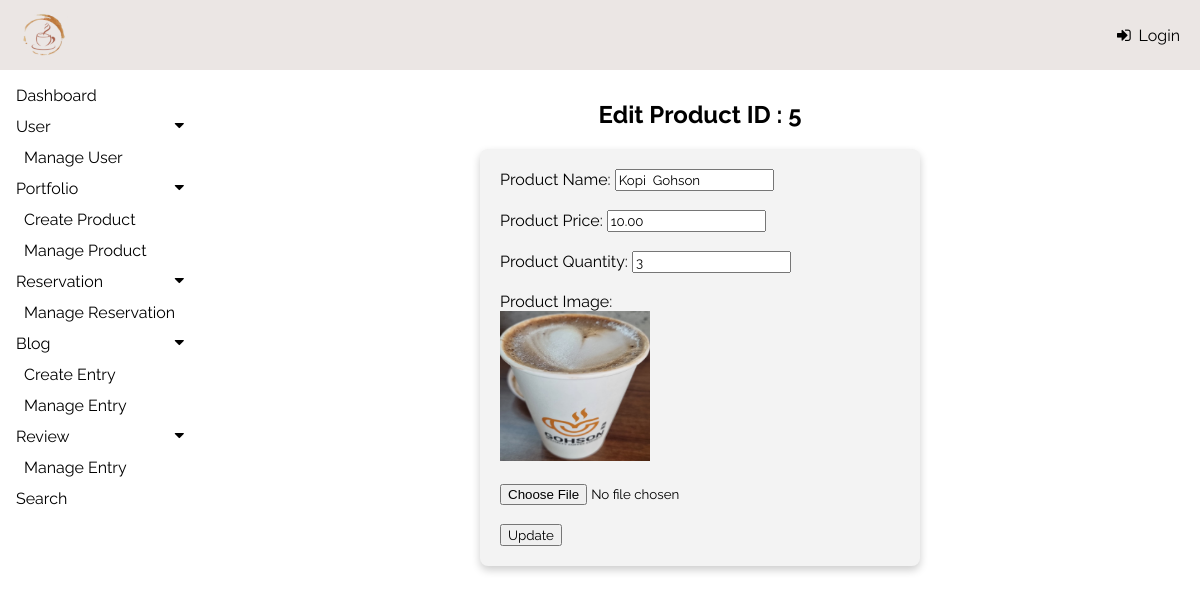
Page /admin/modules/product/editProduct.php?id=5 on the committed database.
### tables this page shows
CREATE TABLE `product` (
  `productID` int(11) NOT NULL,
  `productName` varchar(100) NOT NULL,
  `productImg` varchar(100) NOT NULL,
  `categoryID` int(11) NOT NULL,
  `productQty` int(11) NOT NULL,
  `productPrice` decimal(8,2) NOT NULL
);

### admin/modules/product/editProduct.php (the view, shortened to what this page needs)
<?php
include("../../../config/config.php");
if (isset($_GET['id'])) {
    $productID = intval($_GET['id']);
    $sql = "SELECT * FROM product WHERE productID = ?";
    $stmt = mysqli_prepare($conn, $sql);
    mysqli_stmt_bind_param($stmt, "i", $productID);
    mysqli_stmt_execute($stmt);
    $result = mysqli_stmt_get_result($stmt);
    if ($row = mysqli_fetch_assoc($result)) {
        $productName = $row['productName'];
        $productPrice = $row['productPrice'];
        $productQty = $row['productQty'];
        $productImg = $row['productImg'];
    } else {
        echo "Product not found.";
        exit;
    }
} else {
    echo "Invalid request.";
    exit;
}
?>
<!DOCTYPE html>
<html lang="en">
<head>
    <link rel="stylesheet" href="https://cdnjs.cloudflare.com/ajax/libs/font-awesome/4.7.0/css/font-awesome.min.css">
    <link rel="stylesheet" type="text/css" href="../../css/admin.css">
</head>
<body>
    <div class="topNav">
        <img src="../../img/icon.png" alt="Logo">
        <a href="login.php">
            <i class="fa fa-sign-in" style="font: size 12px;"></i> Login
        </a>
    </div>
    <?php
    include '../../includes/sideNav.php';
    ?>
    <div class="main">
        <h2 style="text-align: center;">Edit Product ID : <?= $productID ?></h2>
        <div class="rowform">
            <form action="" method="POST" enctype="multipart/form-data">
                <label for="productName">Product Name:</label>
                <input type="text" id="productName" name="productName" value="<?= htmlspecialchars($productName) ?>" required><br><br>
                <label for="productPrice">Product Price:</label>
                <input type="text" id="productPrice" name="productPrice" value="<?= htmlspecialchars($productPrice) ?>" required><br><br>
                <label for="productPrice">Product Quantity:</label>
                <input type="text" id="productQty" name="productQty" value="<?= htmlspecialchars($productQty) ?>" required><br><br>
                <label for="prod_image">Product Image:</label><br>
                <img src="<?= BASE_URL . '/' . htmlspecialchars($productImg) ?>" style="width:150px;height:150px;text-align: center;"><br><br>
                <input type="file" id="productImg" name="productImg" accept="image/*"><br><br>
                <button type="submit">Update</button>
            </form>
        </div>
    </div>
</body>
</html>

### admin/css/admin.css (style rules this page uses)
body { font-family: "Raleway", sans-serif; margin: 0; padding: 0; background-color: white; }
.topNav { display: flex; justify-content: space-between; align-items: center; background-color:#ebe6e4; color: black; padding: 10px 20px; position: fixed; top: 0; left: 0; width: 100%; z-index: 2; box-sizing: border-box; }
.topNav img { height: 50px; }
.topNav a { color: black; text-decoration: none; font-size: 16px; display: flex; align-items: center; }
.topNav .fa { margin-right: 8px; }
.main { margin-top: 70px; margin-left: 200px; padding: 10px 10px; }
input, textarea, select, select option, button { font-family: "Raleway", sans-serif; }
.rowform { max-width: 400px; padding: 20px; background-color: #f3f3f3; border-radius: 8px; box-shadow: 0 4px 8px rgba(0, 0, 0, 0.2); margin: auto; }

### rows in the picture
product: productName "Kopi Gohson", productPrice "10.00", productQty "3", productImg (picture)

### other values in the picture
$productID "5"
